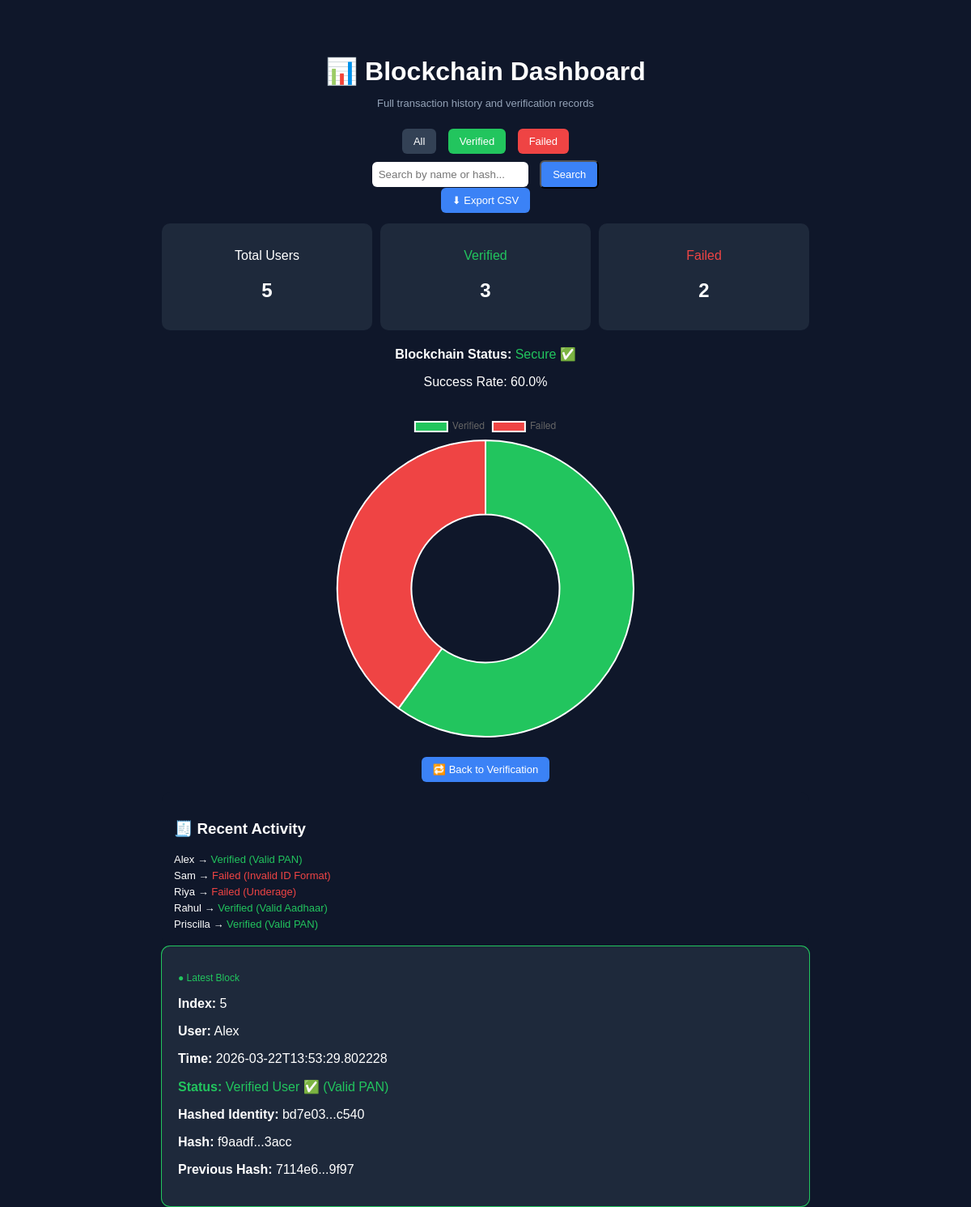
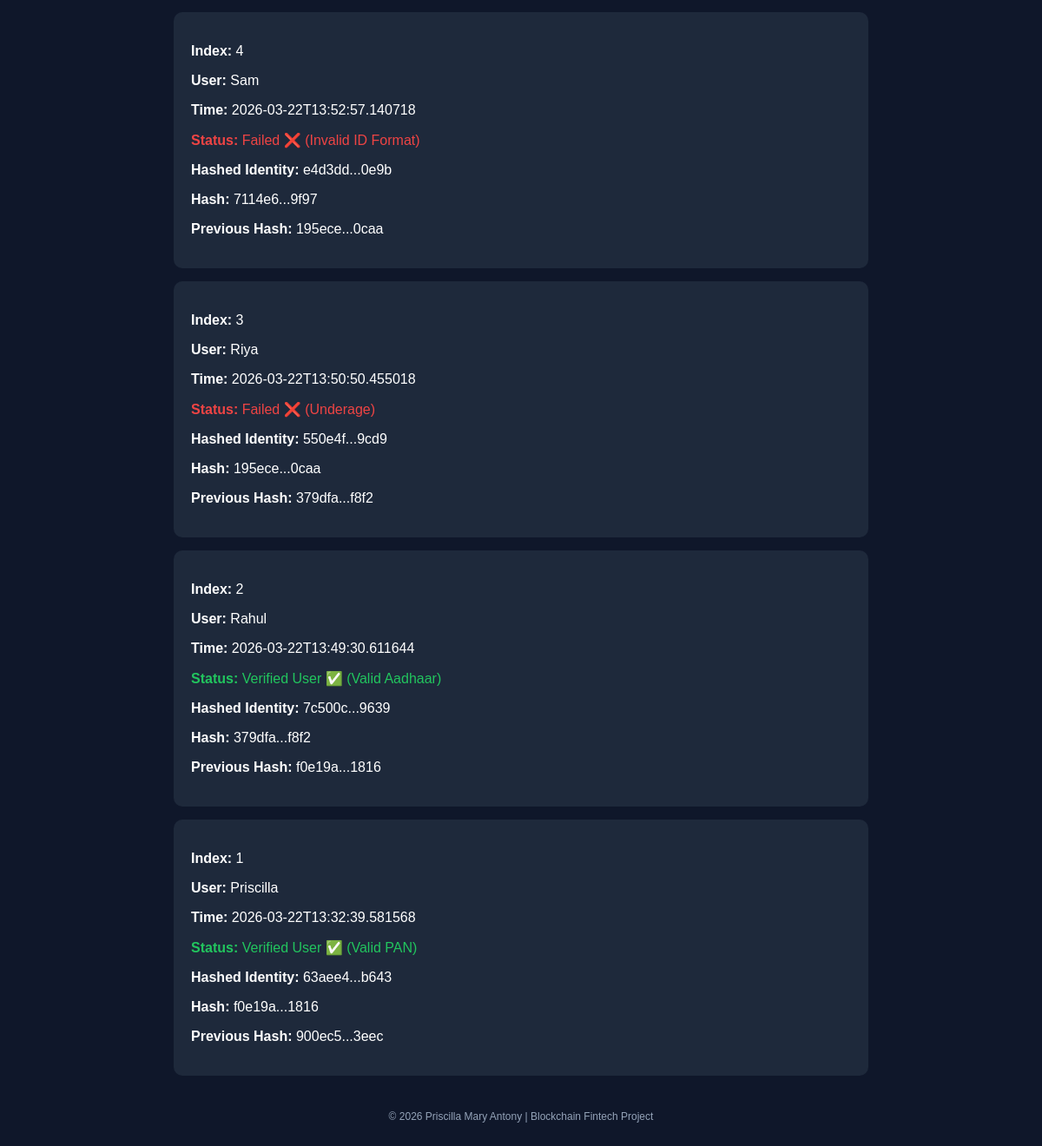
/dashboard, run on the app's committed database (2 pictures, top to bottom).
### tables this page shows
CREATE TABLE blocks (
            id INTEGER PRIMARY KEY AUTOINCREMENT,
            block_index INTEGER,
            timestamp TEXT,
            hash TEXT,
            previous_hash TEXT,
            proof TEXT,
            identity_hash TEXT,
            reason TEXT,
            user TEXT
        );

### app.py (the view)
@app.route('/dashboard')
def dashboard():
    rows = get_blocks()
    blocks = []
    for row in rows:
        block = {
            "index": row[1],  # ✅ keep original index
            "timestamp": row[2],
            "hash": row[3],
            "previous_hash": row[4],
            "proof": row[5],
            "identity": row[6],
            "reason": row[7] if len(row) > 7 else "N/A",
            "user": row[8] if len(row) > 8 else "Unknown"
        }
        blocks.append(block)
    blocks = sorted(blocks, key=lambda x: x["index"], reverse=True)
    filter_type = request.args.get('filter')
    search_query = request.args.get('search', '').strip().lower()
    filtered_blocks = blocks
    if filter_type == "verified":
        filtered_blocks = [b for b in blocks if b["proof"] == "VALID_USER"]
    elif filter_type == "failed":
        filtered_blocks = [b for b in blocks if b["proof"] == "INVALID"]
    if search_query:
        filtered_blocks = [
            b for b in filtered_blocks
            if search_query in b["identity"].lower()
            or search_query in b["user"].lower()
        ]
    total = len(filtered_blocks)
    verified = sum(1 for b in filtered_blocks if b["proof"] == "VALID_USER")
    failed = total - verified
    success_rate = round((verified / total) * 100, 2) if total > 0 else 0
    valid = is_chain_valid(my_blockchain.chain)
    return render_template(
        'dashboard.html',
        chain=filtered_blocks,
        total=total,
        verified=verified,
        failed=failed,
        success_rate=success_rate,
        valid=valid
    )

### blockchain.py (called while the page is built)
def is_chain_valid(chain):
    for i in range(1, len(chain)):
        current = chain[i]
        previous = chain[i - 1]
        if current.hash != current.calculate_hash():
            return False
        if current.previous_hash != previous.hash:
            return False
    return True

    def calculate_hash(self):
        block_data = {
            "index": self.index,
            "timestamp": self.timestamp,
            "data": json.loads(json.dumps(self.data)),  # ✅ safe copy
            "previous_hash": self.previous_hash
        }
        block_string = json.dumps(block_data, sort_keys=True)
        return hashlib.sha256(block_string.encode('utf-8')).hexdigest()

### database.py (called while the page is built)
def get_blocks():
    with sqlite3.connect(DB_NAME, timeout=10) as conn:
        cursor = conn.cursor()
        cursor.execute("SELECT * FROM blocks ORDER BY block_index ASC")
        rows = cursor.fetchall()
    return rows

### templates/dashboard.html (shortened to what this page needs)
<!DOCTYPE html>
<html>
<head>
</head>
<body>
<div id="app-content" style="display:none;">
<div class="container">
    <h1>📊 Blockchain Dashboard</h1>
    <p class="subtext">Full transaction history and verification records</p>
    <div class="top-controls">
        <a href="/dashboard" class="btn btn-gray">All</a>
        <a href="/dashboard?filter=verified" class="btn btn-green">Verified</a>
        <a href="/dashboard?filter=failed" class="btn btn-red">Failed</a>
        <form method="GET" action="/dashboard" style="margin-top:10px;">
            <input type="text" name="search" placeholder="Search by name or hash...">
            <button type="submit" class="btn btn-blue">Search</button>
        </form>
        <a href="/export" class="btn btn-blue">⬇ Export CSV</a>
    </div>
    <div class="metrics">
        <div class="metric-card">
            <p>Total Users</p>
            <h2>{{ total }}</h2>
        </div>
        <div class="metric-card">
            <p class="verified">Verified</p>
            <h2>{{ verified }}</h2>
        </div>
        <div class="metric-card">
            <p class="failed">Failed</p>
            <h2>{{ failed }}</h2>
        </div>
    </div>
    <div class="extra-info">
        <p>
            <b>Blockchain Status:</b>
            {% if valid %}
                <span style="color:#22c55e;">Secure ✅</span>
            {% else %}
                <span style="color:#ef4444;">Tampered ❌</span>
            {% endif %}
        </p>
        <p>Success Rate: {{ success_rate }}%</p>
    </div>
    <div style="max-width:400px; margin:30px auto;">
        <canvas id="myChart"></canvas>
    </div>
    <div style="text-align:center; margin-bottom:20px;">
        <a href="/" class="btn btn-blue">🔁 Back to Verification</a>
    </div>
    <div class="activity">
        <h3>🧾 Recent Activity</h3>
        {% if chain %}
            {% for block in chain[:5] if block.index != 0 %}
                <p>
                    {{ block.user }} →
                    {% if block.proof == "VALID_USER" %}
                        <span class="verified">Verified ({{ block.reason }})</span>
                    {% else %}
                        <span class="failed">Failed ({{ block.reason }})</span>
                    {% endif %}
                </p>
            {% endfor %}
        {% else %}
            <p>No activity yet</p>
        {% endif %}
    </div>
    {% for block in chain if block.index != 0 %}
        <div class="block {% if loop.index == 1 %}latest{% endif %}"
             onclick="selectBlock(this, {{ 'true' if loop.index == 1 else 'false' }})">
            {% if loop.index == 1 %}
                <p style="color:#22c55e; font-size:12px;">● Latest Block</p>
            {% endif %}
            <p><b>Index:</b> {{ block.index }}</p>
            <p><b>User:</b> {{ block.user }}</p>
            <p><b>Time:</b> {{ block.timestamp }}</p>
            {% if block.proof == "VALID_USER" %}
                <p class="verified"><b>Status:</b> Verified User ✅ ({{ block.reason }})</p>
            {% else %}
                <p class="failed"><b>Status:</b> Failed ❌ ({{ block.reason }})</p>
            {% endif %}
            <p><b>Hashed Identity:</b> {{ block.identity[:6] }}...{{ block.identity[-4:] }}</p>
            <p><b>Hash:</b> {{ block.hash[:6] }}...{{ block.hash[-4:] }}</p>
            <p><b>Previous Hash:</b> {{ block.previous_hash[:6] }}...{{ block.previous_hash[-4:] }}</p>
        </div>
    {% endfor %}
    <div class="footer">
        © 2026 Priscilla Mary Antony | Blockchain Fintech Project
    </div>
</div>
</div>
<script>
const ctx = document.getElementById('myChart');
new Chart(ctx, {
    type: 'doughnut',
    data: {
        labels: ['Verified', 'Failed'],
        datasets: [{
            data: [{{ verified }}, {{ failed }}],
            backgroundColor: ['#22c55e', '#ef4444']
        }]
    }
});
function selectBlock(element, isLatest) {
    document.querySelectorAll('.block').forEach(b => {
        b.classList.remove('selected');
        b.classList.remove('selected-latest');
    });
    if (isLatest === true || isLatest === 'true') {
        element.classList.add('selected-latest');
    } else {
        element.classList.add('selected');
    }
}
window.addEventListener("load", function() {
    setTimeout(() => {
        document.getElementById("loader").style.display = "none";
        document.getElementById("app-content").style.display = "block";
    }, 600);
});
</script>
</body>
</html>

### templates/dashboard.html (style rules this page uses)
body { font-family: Arial; background: #0f172a; color: white; padding: 40px; }
h1 { text-align: center; margin-bottom: 10px; }
.subtext { text-align: center; font-size: 13px; color: #94a3b8; margin-bottom: 30px; }
.container { max-width: 800px; margin: auto; animation: fadeIn 0.5s ease; }
.block { background: #1e293b; padding: 20px; border-radius: 10px; margin-bottom: 15px; transition: all 0.25s ease; overflow-wrap: anywhere; cursor: pointer; }
.latest { box-shadow: 0 0 0 1px #22c55e; }
.verified { color: #22c55e; }
.failed { color: #ef4444; }
.btn { padding: 8px 14px; border-radius: 6px; text-decoration: none; color: white; font-size: 13px; margin: 5px; }
.btn-blue { background: #3b82f6; }
.btn-green { background: #22c55e; }
.btn-red { background: #ef4444; }
.btn-gray { background: #334155; }
.top-controls { text-align: center; margin-bottom: 20px; }
input { padding: 8px; border-radius: 6px; border: none; margin: 5px; }
.metric-card { flex:1; background:#1e293b; padding:15px; border-radius:10px; text-align:center; }
.metrics { display:flex; gap:10px; margin:20px 0; }
.extra-info { text-align:center; margin-top:10px; }
.activity { background:#0f172a; padding:15px; border-radius:10px; margin-top:20px; }
.activity p { font-size:13px; margin:5px 0; }
.footer { text-align:center; margin-top:40px; font-size:12px; color:#94a3b8; }

### data on the page
blocks: user "Alex", reason "Valid PAN", shows "● Latest Block", index "5", timestamp "2026-03-22T13:53:29.802228", identity_hash "bd7e03", identity_hash "c540", hash "f9aadf", hash "3acc", previous_hash "7114e6", previous_hash "9f97"
blocks: user "Sam", reason "Invalid ID Format", index "4", timestamp "2026-03-22T13:52:57.140718", identity_hash "e4d3dd", identity_hash "0e9b", hash "7114e6", hash "9f97", previous_hash "195ece", previous_hash "0caa"
blocks: user "Riya", reason "Underage", index "3", timestamp "2026-03-22T13:50:50.455018", identity_hash "550e4f", identity_hash "9cd9", hash "195ece", hash "0caa", previous_hash "379dfa", previous_hash "f8f2"
blocks: user "Rahul", reason "Valid Aadhaar", index "2", timestamp "2026-03-22T13:49:30.611644", identity_hash "7c500c", identity_hash "9639", hash "379dfa", hash "f8f2", previous_hash "f0e19a", previous_hash "1816"
blocks: user "Priscilla", reason "Valid PAN", index "1", timestamp "2026-03-22T13:32:39.581568", identity_hash "63aee4", identity_hash "b643", hash "f0e19a", hash "1816", previous_hash "900ec5", previous_hash "3eec"

### other printed values
{{ total }} "5"
{{ verified }} "3"
{{ failed }} "2"
{{ success_rate }} "60.0"
